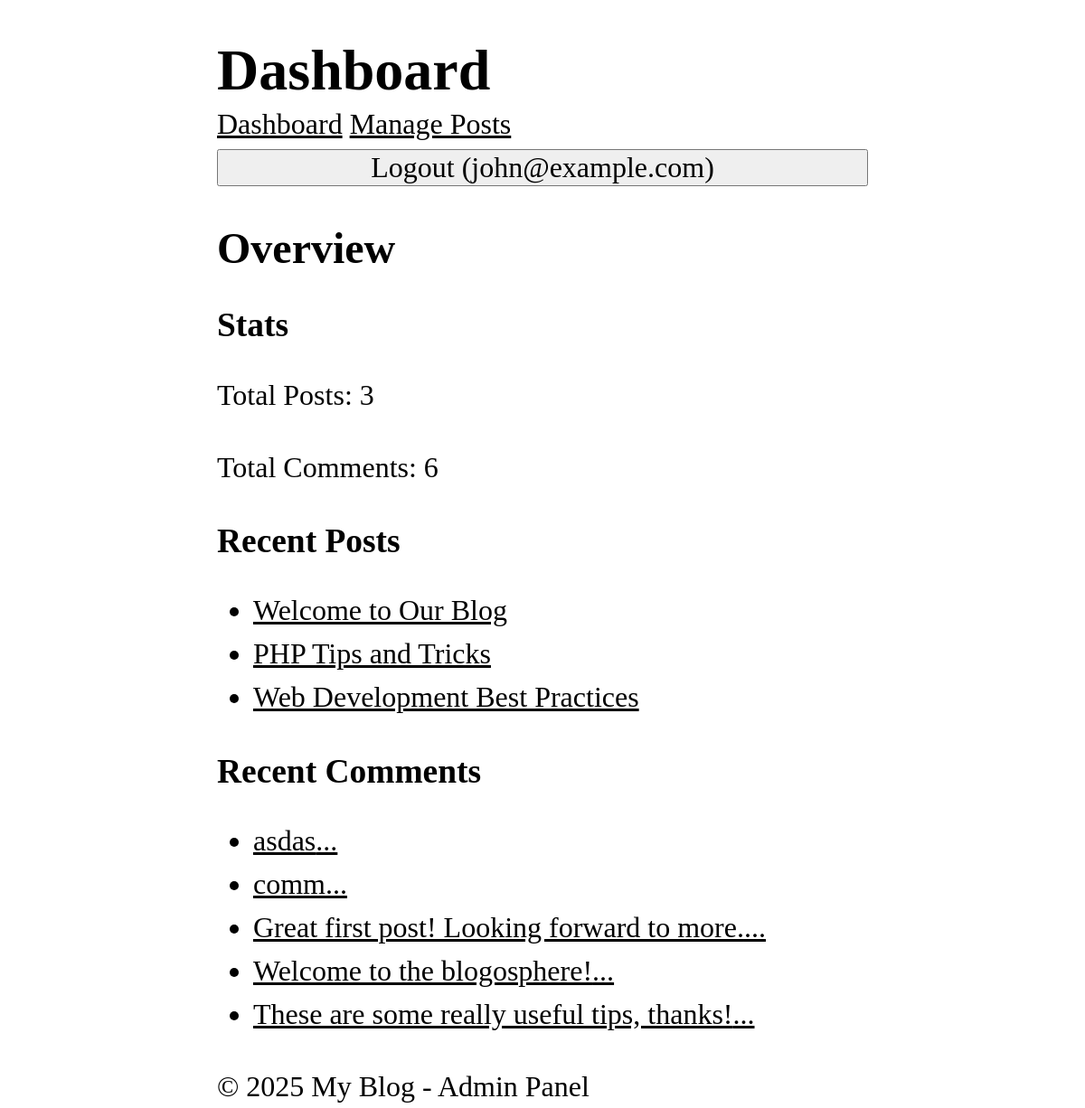
Screenshot of /admin/dashboard (signed in) with the database file from the repository.
### tables this page shows
CREATE TABLE users (
  id INTEGER PRIMARY KEY AUTOINCREMENT,
  name TEXT NOT NULL,
  email TEXT UNIQUE NOT NULL,
  password TEXT NOT NULL,
  role TEXT NOT NULL DEFAULT 'user',
  created_at DATETIME DEFAULT CURRENT_TIMESTAMP
);

CREATE TABLE posts (
  id INTEGER PRIMARY KEY AUTOINCREMENT,
  title TEXT NOT NULL,
  content TEXT NOT NULL,
  views INTEGER DEFAULT 0,
  user_id INTEGER NOT NULL,
  created_at DATETIME DEFAULT CURRENT_TIMESTAMP,
  FOREIGN KEY (user_id) REFERENCES users (id)
);

CREATE TABLE comments (
  id INTEGER PRIMARY KEY AUTOINCREMENT,
  content TEXT NOT NULL,
  user_id INTEGER NOT NULL,
  post_id INTEGER NOT NULL,
  created_at DATETIME DEFAULT CURRENT_TIMESTAMP,
  FOREIGN KEY (user_id) REFERENCES users (id),
  FOREIGN KEY (post_id) REFERENCES posts (id)
);

### core/View.php (called while the page is built, shortened)
<?php
class View
{
  protected static $globals = [];
  public static function share(string $key, mixed $value): void
  {
    static::$globals[$key] = $value;
  }
  public static function render(string $template, array $data = [], string $layout = null): string
  {
    $data = [...static::$globals, ...$data];
    $content = static::renderTemplate(
      $template,
      $data
    );
    return static::renderLayout($layout, $data, $content);
  }
  protected static function renderTemplate(string $template, array $data): string
  {
    extract($data);
    $path = dirname(__DIR__) . "/app/Views/$template.php";
    require $path;
    return ob_get_clean();
  }
  protected static function renderLayout(?string $template, array $data, string $content): string
  {
    extract([...$data, 'content' => $content]);
    $path = dirname(__DIR__) . "/app/Views/$template.php";
    require $path;
    return ob_get_clean();
  }
}

### app/Controllers/Admin/DashboardController.php (called while the page is built, shortened)
<?php
class DashboardController
{
  public function index()
  {
    $totalPosts = Post::count();
    $totalComments = Comment::count();
    $recentPosts = Post::getRecent(5);
    $recentComments = Comment::getRecent(5);
    return View::render('admin/dashboard/index', [
      'totalPosts' => $totalPosts,
      'totalComments' => $totalComments,
      'recentPosts' => $recentPosts,
      'recentComments' => $recentComments,
    ], 'layouts/admin');
  }
}

### core/Router.php (called while the page is built, shortened)
<?php
class Router
{
  protected array $routes = [];
  protected array $globalMiddleware = [];
  protected array $routeMiddleware = [];
  public function add(string $method, string $uri, string $controller, array $middlewares = []): void
  {
    $this->routes[] = [
      'method' => $method,
      'uri' => $uri,
      'controller' => $controller,
      'middlewares' => $middlewares
    ];
  }
  public function addGlobalMiddleware(string $middleware): void
  {
    $this->globalMiddleware[] = $middleware;
  }
  public function addRouteMiddleware(string $name, string $middleware): void
  {
    $this->routeMiddleware[$name] = $middleware;
  }
  public function dispatch(string $uri, string $method): string
  {
    $route = $this->findRoute($uri, $method);
    $middlewares = [...$this->globalMiddleware, ...array_map(fn($name) => $this->routeMiddleware[$name], $route['middlewares'])];
    return $this->runMiddleware($middlewares, function () use ($route) {
      [$controller, $action] = explode('@', $route['controller']);
      return $this->callAction($controller, $action, $route['params']);
    });
  }
  protected function runMiddleware(array $middlewares, callable $target): mixed
  {
    $next = $target;
    foreach (array_reverse($middlewares) as $middleware) {
      $next = function () use ($middleware, $next) {
        error_log("Middleware running $middleware");
        return (new $middleware)->handle($next);
      };
    }
    return $next();
  }
  protected function findRoute(string $uri, string $method): ?array
  {
    foreach ($this->routes as $route) {
      $params = $this->matchRoute($route['uri'], $uri);
      if ($params !== null && $route['method'] === $method) {
        return [...$route, 'params' => $params];
      }
    }
    return null;
  }
  protected function matchRoute(string $routeUri, string $requestUri): ?array
  {
    $routeSegments = explode('/', trim($routeUri, '/'));
    $requestSegments = explode('/', trim($requestUri, '/'));
    if (count($routeSegments) !== count($requestSegments)) {
      return null;
    }
    $params = [];
    foreach ($routeSegments as $index => $routeSegment) {
      if (str_starts_with($routeSegment, '{') && str_ends_with($routeSegment, '}')) {
        $params[trim($routeSegment, '{}')] = $requestSegments[$index];
      } elseif ($routeSegment !== $requestSegments[$index]) {
        return null;
      }
    }
    return $params;
  }
  protected function callAction(string $controller, string $action, array $params): string
  {
    return (new $controllerClass)->$action(...$params);
  }
}

### app/Middlewares/CSRF.php (called while the page is built, shortened)
<?php
class CSRF implements Middleware
{
  public function handle(callable $next)
  {
    return $next();
  }
}

### app/Middlewares/View.php (called while the page is built, shortened)
<?php
class View implements Middleware
{
  public function handle(callable $next)
  {
    CoreView::share('user', Auth::user());
    return $next();
  }
}

### core/App.php (called while the page is built, shortened)
<?php
class App {
  protected static $container = [];
  public static function bind(string $key, mixed $value): void {
    static::$container[$key] = $value;
  }
  public static function get(string $key): mixed {
    return static::$container[$key];
  }
}

### app/Models/Post.php (called while the page is built, shortened)
<?php
class Post extends Model
{
  protected static string $table = 'posts';
  public static function getRecent(?int $limit = null, ?int $page = null, ?string $search = null)
  {
    $db = App::get('database');
    $query = "SELECT * FROM " . static::$table;
    $params = [];
    $query .= " ORDER BY created_at DESC";
    if ($limit !== null) {
      $query .= " LIMIT ?";
      $params[] = $limit;
    }
    return $db->fetchAll($query, $params, static::class);
  }
  public static function count(?string $search = null): int
  {
    $db = App::get('database');
    $query = "SELECT COUNT(*) FROM " . static::$table;
    $params = [];
    return (int) $db->query($query, $params)->fetchColumn();
  }
}

### core/Database.php (called while the page is built, shortened)
<?php
class Database
{
  protected $pdo;
  public function __construct(array $config)
  {
    try {
      $dsn = $this->createDsn($config);
      $username = $config['username'] ?? null;
      $password = $config['password'] ?? null;
      $options = $config['options'] ?? null;
      $this->pdo = new PDO($dsn, $username, $password, $options);
      $this->pdo->setAttribute(PDO::ATTR_ERRMODE, PDO::ERRMODE_EXCEPTION);
    } catch (PDOException $e) {
      throw new Exception("Could not connect to the database");
    }
  }
  protected function createDsn(array $config): string
  {
    $driver = $config['driver'];
    $dbname = $config['dbname'];
    return match ($driver) {
      'sqlite' => "sqlite:$dbname",
      default => throw new Exception("Unsupported database driver: $driver")
    };
  }
  public function query(string $sql, array $params = []): PDOStatement
  {
    $stmt = $this->pdo->prepare($sql);
    $stmt->execute($params);
    return $stmt;
  }
  public function fetchAll(string $sql, array $params = [], ?string $className = null): array
  {
    $stmt = $this->query($sql, $params);
    if ($className) {
      $results = $stmt->fetchAll(PDO::FETCH_ASSOC);
      return array_map(function ($row) use ($className) {
        $object = new $className();
        foreach ($row as $key => $value) {
          if (property_exists($object, $key)) {
            $object->$key = $value;
          }
        }
        return $object;
      }, $results);
    }
    return $stmt->fetchAll(PDO::FETCH_ASSOC);
  }
  public function fetch(string $sql, array $params = [], ?string $className = null): mixed
  {
    $stmt = $this->query($sql, $params);
    if ($className) {
      $result = $stmt->fetch(PDO::FETCH_ASSOC);
      if ($result) {
        $object = new $className();
        foreach ($result as $key => $value) {
          if (property_exists($object, $key)) {
            $object->$key = $value;
          }
        }
        return $object;
      }
      return null;
    }
    return $stmt->fetch(PDO::FETCH_ASSOC);
  }
}

### core/Model.php (called while the page is built, shortened)
<?php
abstract class Model
{
  protected static string $table;
  public static function find(mixed $id): ?static
  {
    $db = App::get('database');
    return $db->fetch("SELECT * FROM " . static::$table . " WHERE id = ?", [$id], static::class);
  }
  public static function getRecent(?int $limit = null, ?int $page = null)
  {
    $db = App::get('database');
    $query = "SELECT * FROM " . static::$table;
    $params = [];
    $query .= " ORDER BY created_at DESC";
    if ($limit !== null) {
      $query .= " LIMIT ?";
      $params[] = $limit;
    }
    return $db->fetchAll($query, $params, static::class);
  }
  public static function count(): int
  {
    $db = App::get('database');
    $query = "SELECT COUNT(*) FROM " . static::$table;
    return (int) $db->query($query, [])->fetchColumn();
  }
}

### app/Services/Auth.php (called while the page is built, shortened)
<?php
class Auth
{
  protected static $user = null;
  public static function user(): ?User
  {
    if (static::$user === null) {
      $userId = $_SESSION['user_id'] ?? null;
      static::$user = $userId
        ? User::find($userId)
        : RememberMe::user();
    }
    return static::$user;
  }
}

### app/Views/admin/dashboard/index.php (the view)
<h2>Overview</h2>
<section>
  <h3>Stats</h3>
  <p>Total Posts: <?= $totalPosts ?></p>
  <p>Total Comments: <?= $totalComments ?></p>
</section>
<section>
  <h3>Recent Posts</h3>
  <ul>
    <?php foreach ($recentPosts as $post): ?>
      <li>
        <a href="/posts/<?= $post->id ?>"><?= htmlspecialchars($post->title) ?></a>
      </li>
    <?php endforeach ?>
  </ul>
</section>
<section>
  <h3>Recent Comments</h3>
  <ul>
    <?php foreach ($recentComments as $comment): ?>
      <li>
        <a href="/posts/<?= $comment->post_id ?>"><?= htmlspecialchars(substr($comment->content, 0, 50)) ?>...</a>
      </li>
    <?php endforeach ?>
  </ul>
</section>

### app/Views/layouts/admin.php (shortened to what this page needs)
<!DOCTYPE html>
<html lang="en">
<head>
  <link rel="stylesheet" href="/style.css" />
</head>
<body>
  <header>
    <h1>Dashboard</h1>
  </header>
  <nav>
    <a href="/admin/dashboard">Dashboard</a>
    <a href="/admin/posts">Manage Posts</a>
    <form action="/logout" method="POST">
      <button>Logout (<?= $user->email ?>)</button>
    </form>
  </nav>
  <main>
    <?= $content ?>
  </main>
  <footer>
    <p>&copy; <?= date('Y') ?> My Blog - Admin Panel</p>
  </footer>
</body>
</html>

### public/style.css (style rules this page uses)
*, *::before, *::after { box-sizing: border-box; }
html { -moz-text-size-adjust: none; -webkit-text-size-adjust: none; text-size-adjust: none; }
body, h1, h2, h3, h4, p, figure, blockquote, dl, dd { margin-block-end: 0; }
body { min-height: 100vh; line-height: 1.5; max-width: 60%; margin-left: auto; margin-right: auto; font-size: 2em; font-family: Cambria, Cochin, Georgia, Times, "Times New Roman", serif; }
h1, h2, h3, h4, button, input, label { line-height: 1.1; }
h1, h2, h3, h4 { text-wrap: balance; }
a:not([class]) { text-decoration-skip-ink: auto; color: currentColor; }
input, button, textarea, select { font-family: inherit; font-size: inherit; width: 100%; }

### rows the page displays
users: email "john@example.com"
posts: title "Welcome to Our Blog"
posts: title "PHP Tips and Tricks"
posts: title "Web Development Best Practices"
comments: content "asdas"
comments: content "comm"
comments: content "Great first post! Looking forward to more."
comments: content "Welcome to the blogosphere!"
comments: content "These are some really useful tips, thanks!"

### other values shown
$totalPosts "3"
$totalComments "6"
